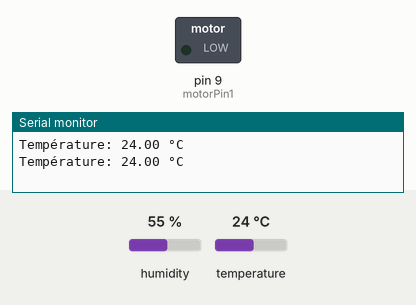
This sketch was run on a simulated Arduino Uno, built with avr-gcc and run on an emulated ATmega328P. Shown: switched loads named in the sketch (green lamp = pin HIGH), the last lines printed to the serial monitor. Inputs (shaded band) come from the test bench; at power-on: temperature 24 °C, humidity 55 %.

Above: at 2.9 s.
3.0 s: temperature set to 30.3 °C
5.8 s: temperature set to 31.8 °C
At 7.6 s:
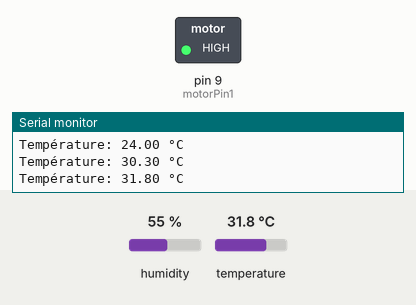
8.6 s: temperature set to 30.6 °C
11.6 s: temperature set to 29.6 °C
At 13.9 s:
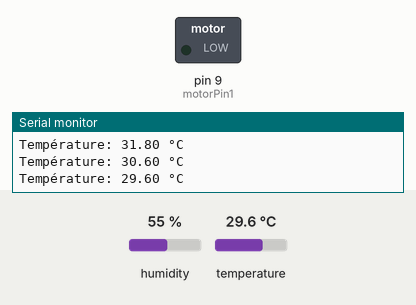
14.4 s: temperature set to 33 °C
At 16.0 s:
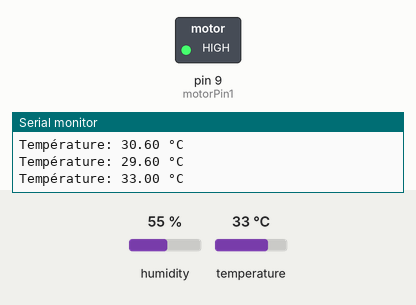
Timing chart, 0 to 17.5 s (numbered marks = the images above; inputs shaded):
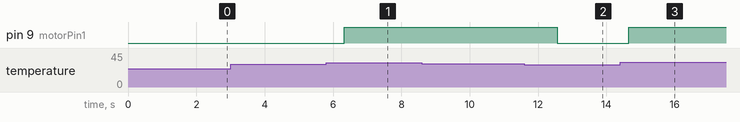

Measured:
- the behaviour switches between 31 and 31.1 °C on temperature (found by bisection; images 0 and 1)
- the behaviour switches between 30 and 29.9 °C on temperature (found by bisection; images 1 and 2)
- after the input at 5.8 s, pin 9 (motorPin1): LOW → HIGH after 0.52 s
- after the input at 11.6 s, pin 9 (motorPin1): HIGH → LOW after 0.97 s
- after the input at 14.4 s, pin 9 (motorPin1): LOW → HIGH after 0.25 s

The sketch:

Capteur_temperature_AHT10.ino
```cpp
#include <Wire.h>
#include <Adafruit_AHTX0.h>

// Création de l'objet capteur
Adafruit_AHTX0 aht;
const int motorPin1 = 9;
void setup() {
  // Initialisation de la communication série
  Serial.begin(9600);
  pinMode(motorPin1, OUTPUT);
  // Initialisation du capteur AHT10
  if (!aht.begin()) {
    Serial.println("Impossible de trouver un AHT10, vérifiez vos connexions !");
    while (1);
  }
  Serial.println("AHT10 capteur de température et d'humidité initialisé.");
}

void loop() {
  // Lecture des valeurs du capteur
  sensors_event_t humidity, temp;
  aht.getEvent(&humidity, &temp);

  // Affichage des valeurs
  Serial.print("Température: ");
  Serial.print(temp.temperature);
  Serial.println(" °C");

  // Ajoutez ici des actions de contrôle basées sur la température lue, par exemple :
  if (temp.temperature > 31.0) {
    // Action à entreprendre si la température dépasse 25°C
    digitalWrite(motorPin1, 1);
  }
  else if (temp.temperature < 30) {
    // Action à entreprendre si la température dépasse 25°C
    digitalWrite(motorPin1, 0);
  }

  // Pause de 2 secondes avant la prochaine lecture
  delay(2000);
}
```
